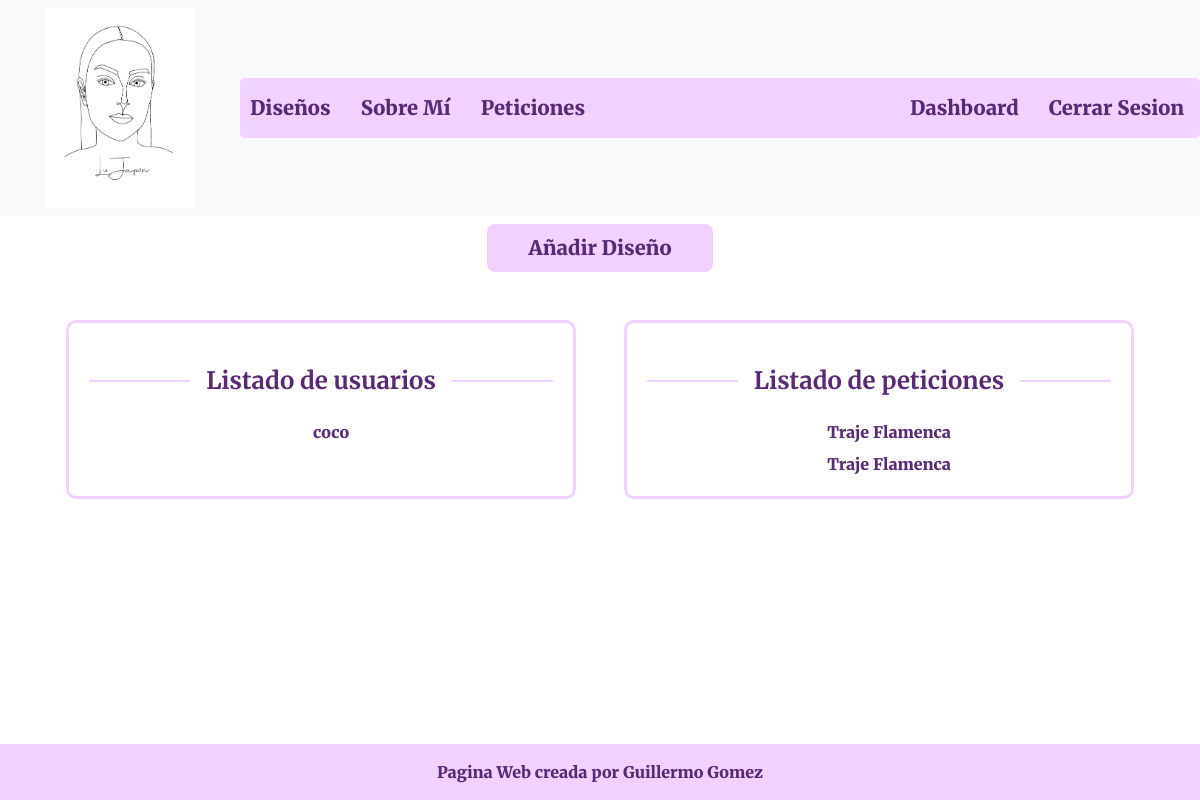
/dashboard/ (signed in), run on an earlier commit of the app's database.
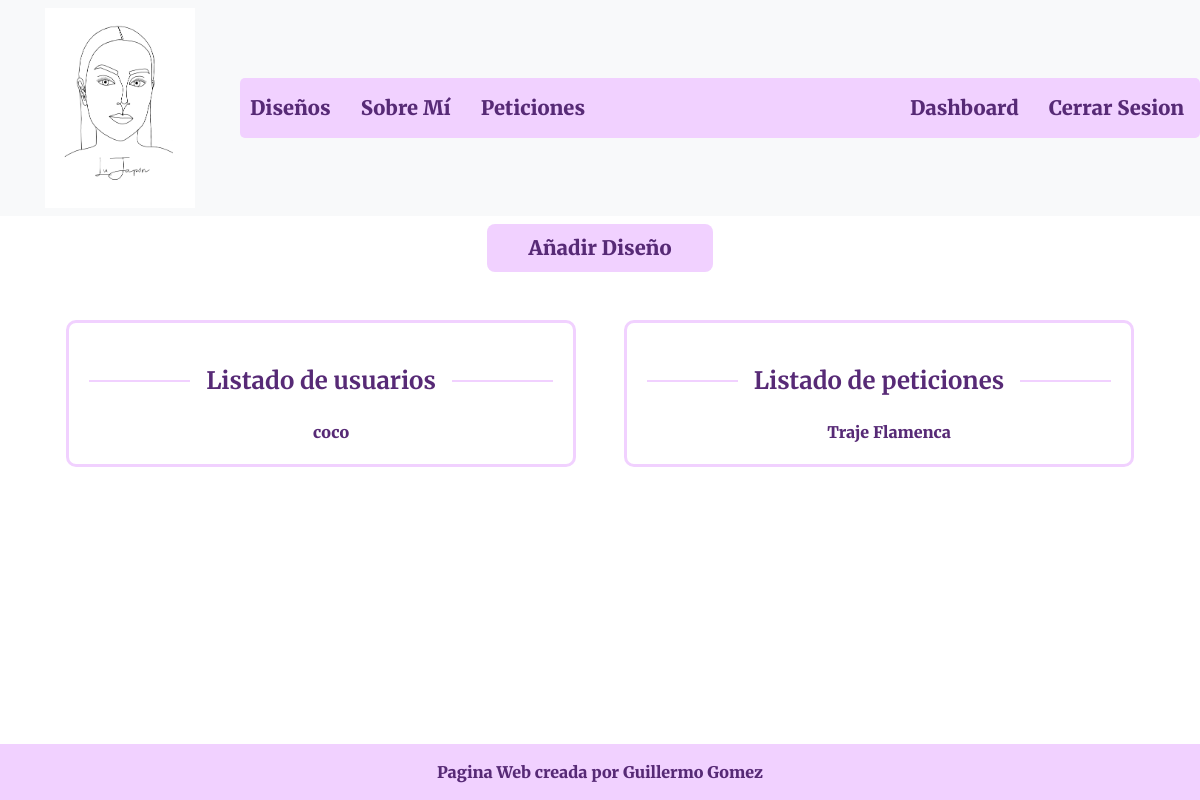
And on a later commit of the database.
### base/models.py (models this page shows, shortened)
class Peticion(models.Model):
    asunto = models.TextField(max_length=30)
    email = models.EmailField()
    peticion = models.TextField(max_length=500)

### base/views.py (the view)
# urls.py: path('dashboard/', views.dashboard, name='dashboard'),
@user_passes_test(es_administrador)
def dashboard(request):
    peticiones = Peticion.objects.all()
    usuarios = User.objects.all()
    return render(request, 'dashboard.html', {'peticiones': peticiones, 'usuarios': usuarios})

### base/views.py (called while the page is built)
def es_administrador(user):
    return user.is_authenticated and user.is_staff

### base/templates/dashboard.html
{% extends "base.html" %}
{% load static %}
{% block contenido %}
<div class="container">
  <div class="text-center pt-2 align-items-center">
    <a href="{% url "crear" %}" type="submit" class="contenido btn btn-outline-custom btn-lg bt-login">Añadir Diseño</a>
  </div>
  <div class="mt-5 container px-4">
    <div class="row gx-5">
      <div class="col">
       <div class="contenedor-personalizado">
          <div class="divider d-flex align-items-center my-4">
            <h4 class="contenido text-center fw-bold mx-3 mb-0">Listado de usuarios</h4>
          </div>
          {% if usuarios %}
              {% for u in usuarios %}
              <div class="row mt-2">
                <a class="contenido text-center">{{ u.username }}</a>
              </div>
              {% endfor %}
          {% else %}
              <a class="contenido text-center">No hay usuarios</a>
          {% endif %}
       </div>
      </div>
      <div class="col">
        <div class="contenedor-personalizado">
          <div class="divider d-flex align-items-center my-4">
            <h4 class="contenido text-center fw-bold mx-3 mb-0">Listado de peticiones</h4>
          </div>
          {% if peticiones %}
              {% for p in peticiones %}
              <div class="row mt-2">
                <a href = "{% url 'peticionesDetalles' p.id %}" class="contenido text-center">{{ p.asunto }}</a>
              </div>
              {% endfor %}
          {% else %}
              <a class="contenido text-center">No hay peticiones</a>
          {% endif %}
        </div>
      </div>
    </div>
  </div>
</div>
<link rel="stylesheet" href="{% static 'css/dashboard.css' %}" />
{% endblock %}

What changed in the data, as far as the page shows it:
removed Peticion: asunto "Traje Flamenca"
